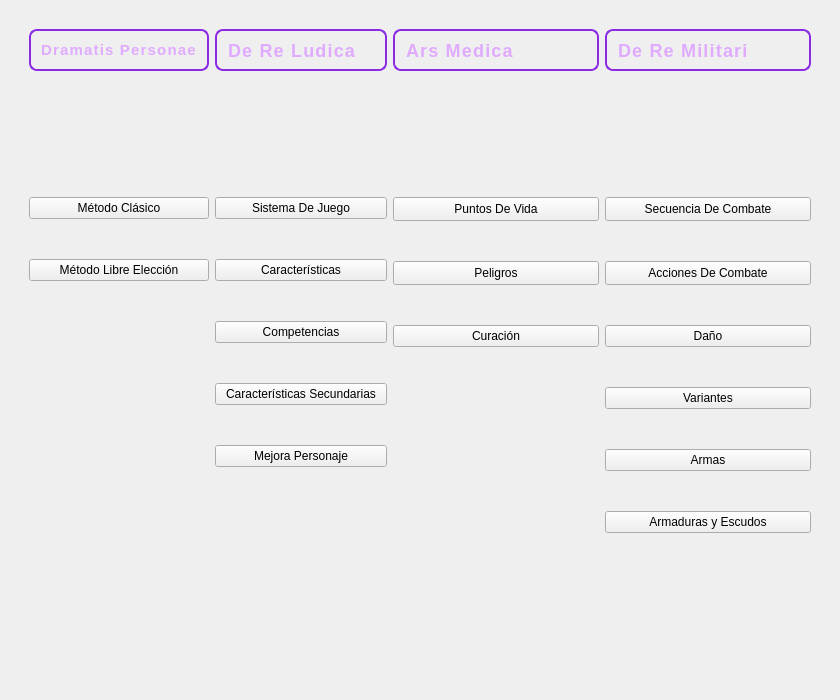
             <widget class="QWidget" name="Libro1">
              <layout class="QGridLayout" name="gridLayout_5">
               <item row="0" column="0">
                <widget class="QWidget" name="widget_3" native="true">
                 <layout class="QGridLayout" name="gridLayout_6">
                  <property name="bottomMargin">
                   <number>0</number>
                  </property>
                  <item row="0" column="0">
                   <widget class="QWidget" name="widget_9" native="true">
                    <property name="enabled">
                     <bool>true</bool>
                    </property>
                    <property name="minimumSize">
                     <size>
                      <width>637</width>
                      <height>669</height>
                     </size>
                    </property>
                    <layout class="QGridLayout" name="gridLayout_3">
                     <item row="0" column="0" colspan="2">
                      <widget class="QLabel" name="DramatisPersonae">
                       <property name="minimumSize">
                        <size>
                         <width>172</width>
                         <height>42</height>
                        </size>
                       </property>
                       <property name="styleSheet">
                        <string notr="true">QLabel {
    color: #e0aaff;  /* Color lavanda mágico */
    font-family: &quot;Georgia&quot;, serif;
    font-size: 15px;
    font-weight: bold;
    letter-spacing: 1.2px;
    background-color: transparent;
    border: 2px solid #8a2be2; /* Borde místico */
    border-radius: 8px;
    padding: 6px;
    text-align: center;
    qproperty-alignment: 'AlignCenter'; /* Alineación total */
}

/* Efecto de resplandor al pasar el cursor */
QLabel:hover {
    color: #ffd700;
    border-color: #ffcc00;
}
</string>
                       </property>
                       <property name="text">
                        <string>Dramatis Personae</string>
                       </property>
                      </widget>
                     </item>
                     <item row="0" column="2" colspan="2">
                      <widget class="QLabel" name="DeReLudica">
                       <property name="minimumSize">
                        <size>
                         <width>172</width>
                         <height>42</height>
                        </size>
                       </property>
                       <property name="styleSheet">
                        <string notr="true">QLabel {
    color: #e0aaff;  /* Color lavanda mágico */
    font-family: &quot;Georgia&quot;, serif;
    font-size: 18px;
    font-weight: bold;
    letter-spacing: 1.2px;
    background-color: transparent;
    border: 2px solid #8a2be2; /* Borde místico */
    border-radius: 8px;
    padding: 6px;
    text-align: center;
    qproperty-alignment: 'AlignCenter'; /* Alineación total */
}

/* Efecto de resplandor al pasar el cursor */
QLabel:hover {
    color: #ffd700;
    border-color: #ffcc00;
}

</string>
                       </property>
                       <property name="text">
                        <string>De Re Ludica</string>
                       </property>
                      </widget>
                     </item>
                     <item row="0" column="4" colspan="2">
                      <widget class="QLabel" name="Bestiarium_2">
                       <property name="minimumSize">
                        <size>
                         <width>206</width>
                         <height>42</height>
                        </size>
                       </property>
                       <property name="styleSheet">
                        <string notr="true">QLabel {
    color: #e0aaff;  /* Color lavanda mágico */
    font-family: &quot;Georgia&quot;, serif;
    font-size: 18px;
    font-weight: bold;
    letter-spacing: 1.2px;
    background-color: transparent;
    border: 2px solid #8a2be2; /* Borde místico */
    border-radius: 8px;
    padding: 6px;
    text-align: center;
    qproperty-alignment: 'AlignCenter'; /* Alineación total */
}

/* Efecto de resplandor al pasar el cursor */
QLabel:hover {
    color: #ffd700;
    border-color: #ffcc00;
}

</string>
                       </property>
                       <property name="text">
                        <string>Ars Medica</string>
                       </property>
                      </widget>
                     </item>
                     <item row="0" column="6" colspan="2">
                      <widget class="QLabel" name="Bestiarium_3">
                       <property name="minimumSize">
                        <size>
                         <width>206</width>
                         <height>42</height>
                        </size>
                       </property>
                       <property name="styleSheet">
                        <string notr="true">QLabel {
    color: #e0aaff;  /* Color lavanda mágico */
    font-family: &quot;Georgia&quot;, serif;
    font-size: 18px;
    font-weight: bold;
    letter-spacing: 1.2px;
    background-color: transparent;
    border: 2px solid #8a2be2; /* Borde místico */
    border-radius: 8px;
    padding: 6px;
    text-align: center;
    qproperty-alignment: 'AlignCenter'; /* Alineación total */
}

/* Efecto de resplandor al pasar el cursor */
QLabel:hover {
    color: #ffd700;
    border-color: #ffcc00;
}

</string>
                       </property>
                       <property name="text">
                        <string>De Re Militari</string>
                       </property>
                      </widget>
                     </item>
                     <item row="1" column="0">
                      <spacer name="verticalSpacer_12">
                       <property name="orientation">
                        <enum>Qt::Vertical</enum>
                       </property>
                       <property name="sizeHint" stdset="0">
                        <size>
                         <width>20</width>
                         <height>40</height>
                        </size>
                       </property>
                      </spacer>
                     </item>
                     <item row="1" column="2">
                      <spacer name="verticalSpacer_13">
                       <property name="orientation">
                        <enum>Qt::Vertical</enum>
                       </property>
                       <property name="sizeHint" stdset="0">
                        <size>
                         <width>20</width>
                         <height>40</height>
                        </size>
                       </property>
                      </spacer>
                     </item>
                     <item row="1" column="4">
                      <spacer name="verticalSpacer_14">
                       <property name="orientation">
                        <enum>Qt::Vertical</enum>
                       </property>
                       <property name="sizeHint" stdset="0">
                        <size>
                         <width>20</width>
                         <height>40</height>
                        </size>
                       </property>
                      </spacer>
                     </item>
                     <item row="1" column="6">
                      <spacer name="verticalSpacer_15">
                       <property name="orientation">
                        <enum>Qt::Vertical</enum>
                       </property>
                       <property name="sizeHint" stdset="0">
                        <size>
                         <width>20</width>
                         <height>40</height>
                        </size>
                       </property>
                      </spacer>
                     </item>
                     <item row="2" column="0" colspan="2">
                      <layout class="QVBoxLayout" name="Columna1_4" stretch="0,0,0,0,0">
                       <property name="spacing">
                        <number>0</number>
                       </property>
                       <item>
                        <spacer name="verticalSpacer_64">
                         <property name="orientation">
                          <enum>Qt::Vertical</enum>
                         </property>
                         <property name="sizeType">
                          <enum>QSizePolicy::Fixed</enum>
                         </property>
                         <property name="sizeHint" stdset="0">
                          <size>
                           <width>20</width>
                           <height>40</height>
                          </size>
                         </property>
                        </spacer>
                       </item>
                       <item>
                        <widget class="QPushButton" name="Manual_MetodoClasicoButton">
                         <property name="text">
                          <string>Método Clásico</string>
                         </property>
                        </widget>
                       </item>
                       <item>
                        <spacer name="verticalSpacer_76">
                         <property name="orientation">
                          <enum>Qt::Vertical</enum>
                         </property>
                         <property name="sizeType">
                          <enum>QSizePolicy::Fixed</enum>
                         </property>
                         <property name="sizeHint" stdset="0">
                          <size>
                           <width>20</width>
                           <height>40</height>
                          </size>
                         </property>
                        </spacer>
                       </item>
                       <item>
                        <widget class="QPushButton" name="Manual_MetodoLibreEleccionButton">
                         <property name="text">
                          <string>Método Libre Elección</string>
                         </property>
                         <property name="checkable">
                          <bool>false</bool>
                         </property>
                         <property name="autoExclusive">
                          <bool>false</bool>
                         </property>
                        </widget>
                       </item>
                       <item>
                        <spacer name="verticalSpacer_80">
                         <property name="orientation">
                          <enum>Qt::Vertical</enum>
                         </property>
                         <property name="sizeHint" stdset="0">
                          <size>
                           <width>20</width>
                           <height>40</height>
                          </size>
                         </property>
                        </spacer>
                       </item>
                      </layout>
                     </item>
                     <item row="2" column="2" colspan="2">
                      <layout class="QVBoxLayout" name="Columna2_4">
                       <property name="spacing">
                        <number>0</number>
                       </property>
                       <property name="sizeConstraint">
                        <enum>QLayout::SetDefaultConstraint</enum>
                       </property>
                       <item>
                        <spacer name="verticalSpacer_81">
                         <property name="orientation">
                          <enum>Qt::Vertical</enum>
                         </property>
                         <property name="sizeType">
                          <enum>QSizePolicy::Fixed</enum>
                         </property>
                         <property name="sizeHint" stdset="0">
                          <size>
                           <width>20</width>
                           <height>40</height>
                          </size>
                         </property>
                        </spacer>
                       </item>
                       <item>
                        <widget class="QPushButton" name="Manual_SistemaDeJuegoButton">
                         <property name="text">
                          <string>Sistema De Juego</string>
                         </property>
                        </widget>
                       </item>
                       <item>
                        <spacer name="verticalSpacer_82">
                         <property name="orientation">
                          <enum>Qt::Vertical</enum>
                         </property>
                         <property name="sizeType">
                          <enum>QSizePolicy::Fixed</enum>
                         </property>
                         <property name="sizeHint" stdset="0">
                          <size>
                           <width>20</width>
                           <height>40</height>
                          </size>
                         </property>
                        </spacer>
                       </item>
                       <item>
                        <widget class="QPushButton" name="Manual_CaracteristicasButton">
                         <property name="text">
                          <string>Características</string>
                         </property>
                        </widget>
                       </item>
                       <item>
                        <spacer name="verticalSpacer_83">
                         <property name="orientation">
                          <enum>Qt::Vertical</enum>
                         </property>
                         <property name="sizeType">
                          <enum>QSizePolicy::Fixed</enum>
                         </property>
                         <property name="sizeHint" stdset="0">
                          <size>
                           <width>20</width>
                           <height>40</height>
                          </size>
                         </property>
                        </spacer>
                       </item>
                       <item>
                        <widget class="QPushButton" name="Manual_CompetenciasButton">
                         <property name="text">
                          <string>Competencias</string>
                         </property>
                        </widget>
                       </item>
                       <item>
                        <spacer name="verticalSpacer_84">
                         <property name="orientation">
                          <enum>Qt::Vertical</enum>
                         </property>
                         <property name="sizeType">
                          <enum>QSizePolicy::Fixed</enum>
                         </property>
                         <property name="sizeHint" stdset="0">
                          <size>
                           <width>20</width>
                           <height>40</height>
                          </size>
                         </property>
                        </spacer>
                       </item>
                       <item>
                        <widget class="QPushButton" name="ManualCaracteristicasSecundariasButton">
                         <property name="text">
                          <string>Características Secundarias</string>
                         </property>
                        </widget>
                       </item>
                       <item>
                        <spacer name="verticalSpacer_86">
                         <property name="orientation">
                          <enum>Qt::Vertical</enum>
                         </property>
                         <property name="sizeType">
                          <enum>QSizePolicy::Fixed</enum>
                         </property>
                         <property name="sizeHint" stdset="0">
                          <size>
                           <width>20</width>
                           <height>40</height>
                          </size>
                         </property>
                        </spacer>
                       </item>
                       <item>
                        <widget class="QPushButton" name="Manual_MejoraPersonajeButton">
                         <property name="text">
                          <string>Mejora Personaje</string>
                         </property>
                        </widget>
                       </item>
                       <item>
                        <spacer name="verticalSpacer_88">
                         <property name="orientation">
                          <enum>Qt::Vertical</enum>
                         </property>
                         <property name="sizeType">
                          <enum>QSizePolicy::Expanding</enum>
                         </property>
                         <property name="sizeHint" stdset="0">
                          <size>
                           <width>20</width>
                           <height>40</height>
                          </size>
                         </property>
                        </spacer>
                       </item>
                      </layout>
                     </item>
                     <item row="2" column="4" colspan="2">
                      <layout class="QVBoxLayout" name="Columna2_7">
                       <property name="spacing">
                        <number>0</number>
                       </property>
                       <property name="sizeConstraint">
                        <enum>QLayout::SetDefaultConstraint</enum>
                       </property>
                       <item>
                        <spacer name="verticalSpacer_101">
                         <property name="orientation">
                          <enum>Qt::Vertical</enum>
                         </property>
                         <property name="sizeType">
                          <enum>QSizePolicy::Fixed</enum>
                         </property>
                         <property name="sizeHint" stdset="0">
                          <size>
                           <width>20</width>
                           <height>40</height>
                          </size>
                         </property>
                        </spacer>
                       </item>
                       <item>
                        <widget class="QPushButton" name="Manual_PuntosVidaButton">
                         <property name="minimumSize">
                          <size>
                           <width>188</width>
                           <height>24</height>
                          </size>
                         </property>
                         <property name="text">
                          <string>Puntos De Vida</string>
                         </property>
                        </widget>
                       </item>
                       <item>
                        <spacer name="verticalSpacer_102">
                         <property name="orientation">
                          <enum>Qt::Vertical</enum>
                         </property>
                         <property name="sizeType">
                          <enum>QSizePolicy::Fixed</enum>
                         </property>
                         <property name="sizeHint" stdset="0">
                          <size>
                           <width>20</width>
                           <height>40</height>
                          </size>
                         </property>
                        </spacer>
                       </item>
                       <item>
                        <widget class="QPushButton" name="Manual_PeligrosButton">
                         <property name="minimumSize">
                          <size>
                           <width>188</width>
                           <height>24</height>
                          </size>
                         </property>
                         <property name="text">
                          <string>Peligros</string>
                         </property>
                        </widget>
                       </item>
                       <item>
                        <spacer name="verticalSpacer_103">
                         <property name="orientation">
                          <enum>Qt::Vertical</enum>
                         </property>
                         <property name="sizeType">
                          <enum>QSizePolicy::Fixed</enum>
                         </property>
                         <property name="sizeHint" stdset="0">
                          <size>
                           <width>20</width>
                           <height>40</height>
                          </size>
                         </property>
                        </spacer>
                       </item>
                       <item>
                        <widget class="QPushButton" name="Manual_CuracionButton">
                         <property name="text">
                          <string>Curación</string>
                         </property>
                        </widget>
                       </item>
                       <item>
                        <spacer name="verticalSpacer_104">
                         <property name="orientation">
                          <enum>Qt::Vertical</enum>
                         </property>
                         <property name="sizeType">
                          <enum>QSizePolicy::Expanding</enum>
                         </property>
                         <property name="sizeHint" stdset="0">
                          <size>
                           <width>20</width>
                           <height>40</height>
                          </size>
                         </property>
                        </spacer>
                       </item>
                      </layout>
                     </item>
                     <item row="2" column="6" rowspan="2" colspan="2">
                      <layout class="QVBoxLayout" name="verticalLayout_4">
                       <property name="spacing">
                        <number>0</number>
                       </property>
                       <item>
                        <spacer name="verticalSpacer_111">
                         <property name="orientation">
                          <enum>Qt::Vertical</enum>
                         </property>
                         <property name="sizeType">
                          <enum>QSizePolicy::Fixed</enum>
                         </property>
                         <property name="sizeHint" stdset="0">
                          <size>
                           <width>20</width>
                           <height>40</height>
                          </size>
                         </property>
                        </spacer>
                       </item>
                       <item>
                        <widget class="QPushButton" name="Manual_SecuenciaCombateButton">
                         <property name="minimumSize">
                          <size>
                           <width>188</width>
                           <height>24</height>
                          </size>
                         </property>
                         <property name="text">
                          <string>Secuencia De Combate</string>
                         </property>
                        </widget>
                       </item>
                       <item>
                        <spacer name="verticalSpacer_112">
                         <property name="orientation">
                          <enum>Qt::Vertical</enum>
                         </property>
                         <property name="sizeType">
                          <enum>QSizePolicy::Fixed</enum>
                         </property>
                         <property name="sizeHint" stdset="0">
                          <size>
                           <width>20</width>
                           <height>40</height>
                          </size>
                         </property>
                        </spacer>
                       </item>
                       <item>
                        <widget class="QPushButton" name="Manual_AccionesCombateButton">
                         <property name="minimumSize">
                          <size>
                           <width>188</width>
                           <height>24</height>
                          </size>
                         </property>
                         <property name="text">
                          <string>Acciones De Combate</string>
                         </property>
                        </widget>
                       </item>
                       <item>
                        <spacer name="verticalSpacer_113">
                         <property name="orientation">
                          <enum>Qt::Vertical</enum>
                         </property>
                         <property name="sizeType">
                          <enum>QSizePolicy::Fixed</enum>
                         </property>
                         <property name="sizeHint" stdset="0">
                          <size>
                           <width>20</width>
                           <height>40</height>
                          </size>
                         </property>
                        </spacer>
                       </item>
                       <item>
                        <widget class="QPushButton" name="Manual_DanoButton">
                         <property name="text">
                          <string>Daño</string>
                         </property>
                        </widget>
                       </item>
                       <item>
                        <spacer name="verticalSpacer_114">
                         <property name="orientation">
                          <enum>Qt::Vertical</enum>
                         </property>
                         <property name="sizeType">
                          <enum>QSizePolicy::Fixed</enum>
                         </property>
                         <property name="sizeHint" stdset="0">
                          <size>
                           <width>20</width>
                           <height>40</height>
                          </size>
                         </property>
                        </spacer>
                       </item>
                       <item>
                        <widget class="QPushButton" name="Manual_VariantesButton">
                         <property name="text">
                          <string>Variantes</string>
                         </property>
                        </widget>
                       </item>
                       <item>
                        <spacer name="verticalSpacer_115">
                         <property name="orientation">
                          <enum>Qt::Vertical</enum>
                         </property>
                         <property name="sizeType">
                          <enum>QSizePolicy::Fixed</enum>
                         </property>
                         <property name="sizeHint" stdset="0">
                          <size>
                           <width>20</width>
                           <height>40</height>
                          </size>
                         </property>
                        </spacer>
                       </item>
                       <item>
                        <widget class="QPushButton" name="Manual_ArmasButton">
                         <property name="text">
                          <string>Armas</string>
                         </property>
                        </widget>
                       </item>
                       <item>
                        <spacer name="verticalSpacer_116">
                         <property name="orientation">
                          <enum>Qt::Vertical</enum>
                         </property>
                         <property name="sizeType">
                          <enum>QSizePolicy::Fixed</enum>
                         </property>
                         <property name="sizeHint" stdset="0">
                          <size>
                           <width>20</width>
                           <height>40</height>
                          </size>
                         </property>
                        </spacer>
                       </item>
                       <item>
                        <widget class="QPushButton" name="Manual_ArmadurasEscudosButton">
                         <property name="text">
                          <string>Armaduras y Escudos</string>
                         </property>
                        </widget>
                       </item>
                       <item>
                        <spacer name="verticalSpacer_118">
                         <property name="orientation">
                          <enum>Qt::Vertical</enum>
                         </property>
                         <property name="sizeType">
                          <enum>QSizePolicy::Expanding</enum>
                         </property>
                         <property name="sizeHint" stdset="0">
                          <size>
                           <width>20</width>
                           <height>40</height>
                          </size>
                         </property>
                        </spacer>
                       </item>
                      </layout>
                     </item>
                     <item row="3" column="1">
                      <spacer name="verticalSpacer_90">
                       <property name="orientation">
                        <enum>Qt::Vertical</enum>
                       </property>
                       <property name="sizeHint" stdset="0">
                        <size>
                         <width>20</width>
                         <height>40</height>
                        </size>
                       </property>
                      </spacer>
                     </item>
                     <item row="3" column="3">
                      <spacer name="verticalSpacer_110">
                       <property name="orientation">
                        <enum>Qt::Vertical</enum>
                       </property>
                       <property name="sizeHint" stdset="0">
                        <size>
                         <width>20</width>
                         <height>40</height>
                        </size>
                       </property>
                      </spacer>
                     </item>
                     <item row="3" column="5" rowspan="2">
                      <spacer name="verticalSpacer_109">
                       <property name="orientation">
                        <enum>Qt::Vertical</enum>
                       </property>
                       <property name="sizeHint" stdset="0">
                        <size>
                         <width>20</width>
                         <height>142</height>
                        </size>
                       </property>
                      </spacer>
                     </item>
                     <item row="4" column="7">
                      <spacer name="verticalSpacer_11">
                       <property name="orientation">
                        <enum>Qt::Vertical</enum>
                       </property>
                       <property name="sizeHint" stdset="0">
                        <size>
                         <width>20</width>
                         <height>40</height>
                        </size>
                       </property>
                      </spacer>
                     </item>
                    </layout>
                   </widget>
                  </item>
                 </layout>
                </widget>
               </item>
              </layout>
             </widget>
